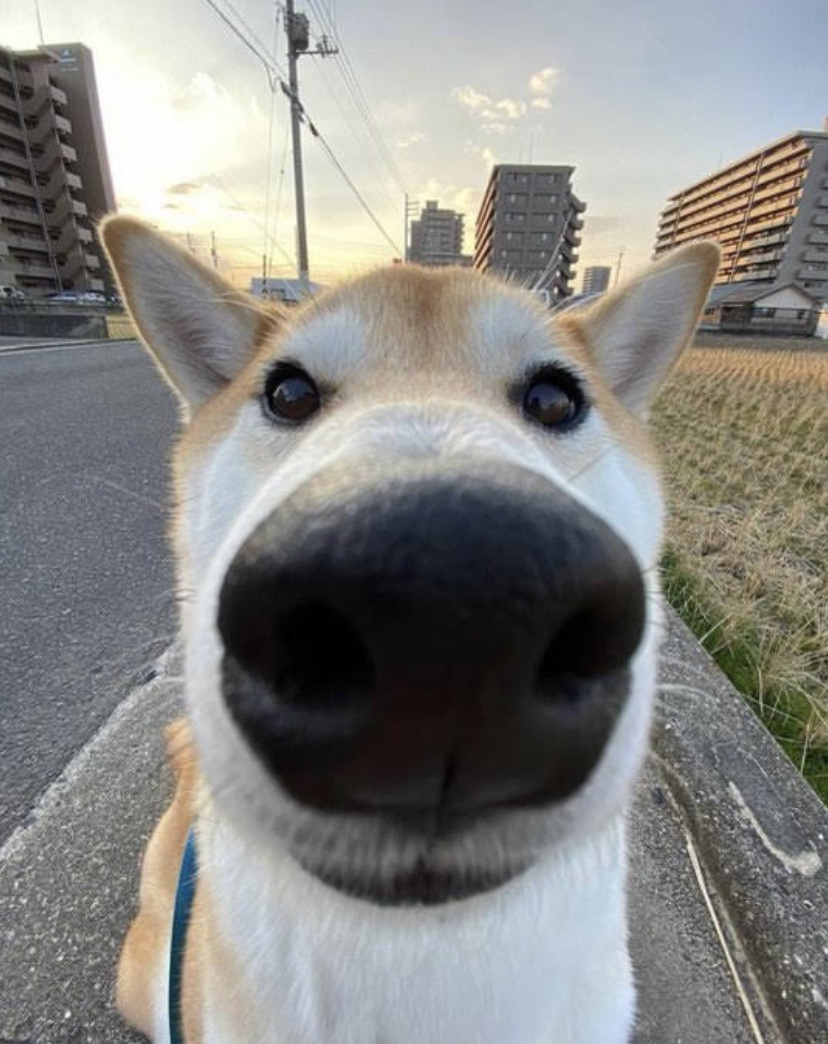
#> input picture sobaken.jpg, 828 x 1044 px
$ python main.py
#> lines starting #> are read from the running program, lines starting #| are printed output that depends on the picture
def proc1():
    from PIL import Image

    filename = "sobaken.jpg"
    with Image.open(filename) as img:
#> img is the input picture: PIL image 828x1044 RGB; mean R, G, B 136.4, 135.7, 132.4
        img.load()

    img.show()
    width, height = img.size
#> width = 828; height = 1044

    format = img.format
#> format = 'JPEG'

    mode = img.mode
#> mode = 'RGB'

    print("Ширина: ", width)
#| Ширина:  828
    print("Высота:  ", height)
#| Высота:   1044
    print("Формат: ", format)
#| Формат:  JPEG
    print("Цветовая модель:", mode)
#| Цветовая модель: RGB


def proc2():
    from PIL import Image

    filename = "sobaken.jpg"
    with Image.open(filename) as img:
        img.load()

    new_img = img.resize((img.width // 3, img.height // 3))

    new_img.save("resized_sobaken.jpg")

    converted_img = img.transpose(Image.FLIP_TOP_BOTTOM)
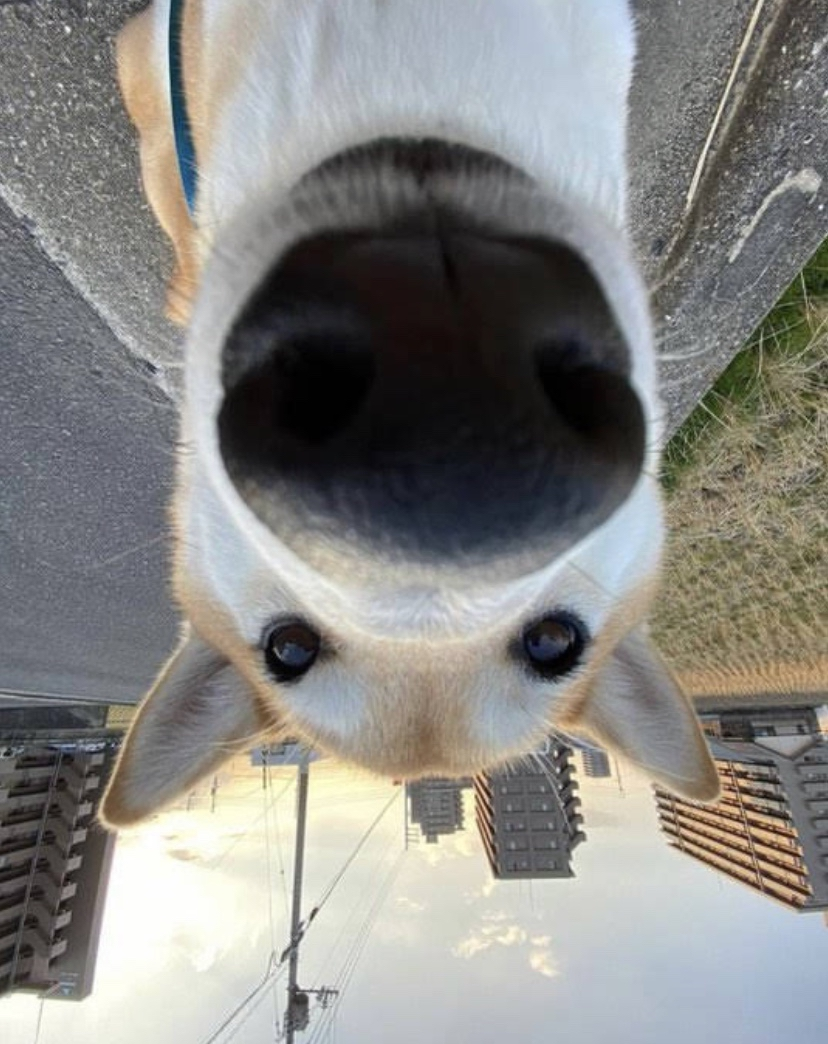
#> converted_img: PIL image 828x1044 RGB; mean R, G, B 136.4, 135.7, 132.4
    converted_img.save("image_flipsobaken_top.jpg")
    converted_img = img.transpose(Image.FLIP_LEFT_RIGHT)
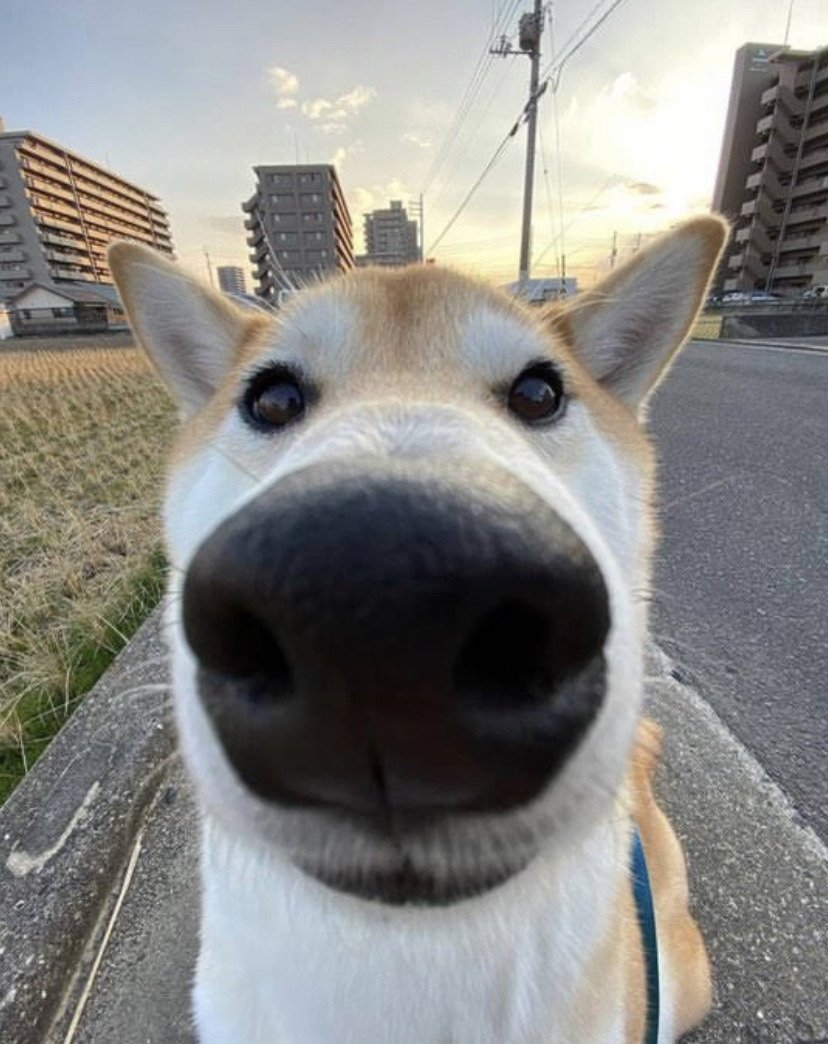
#> converted_img: PIL image 828x1044 RGB; mean R, G, B 136.4, 135.7, 132.4
    converted_img.save("image_flip_sobaken.jpg")


def proc3():
    from PIL import Image,ImageFilter

    filenames = ["1.jpg","2.jpg","3.jpg","4.jpg","5.jpg"]

    for file in filenames:
        with Image.open(file) as img:
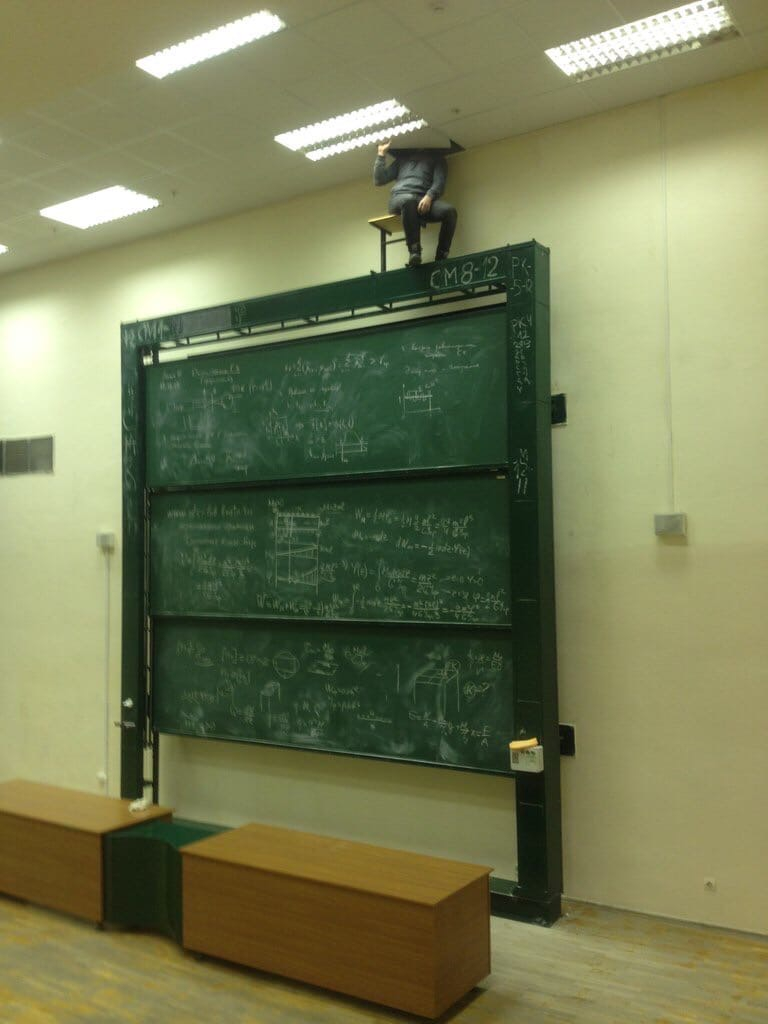
#> input picture 1.jpg, 768 x 1024 px
#> img is the input picture: PIL image 768x1024 RGB; mean R, G, B 118.7, 123.8, 84.8
            img.load()
            new_img = img.filter(ImageFilter.SHARPEN)
#> new_img: PIL image 768x1024 RGB
            new_img.show()
            new_img.save("new_" + file)


def proc4():
    from  PIL import  Image

    img= Image.open('sobaken.jpg')
#> (the run stopped early here; a loop or call above may not have finished)
